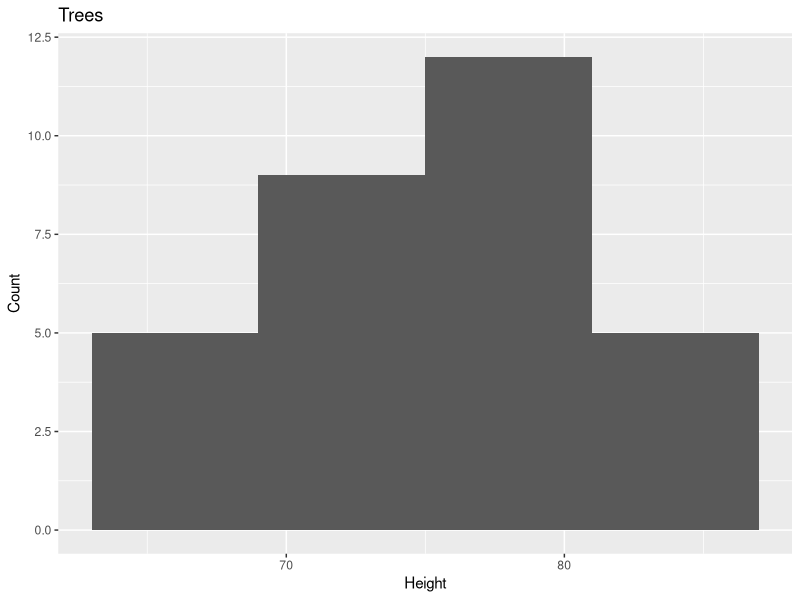

The R script that drew this image:
## ---- chunk 1
head(trees)
## ---- chunk 2
ggplot2::qplot(trees$Height, geom="histogram", bins=5) +
  ggplot2::ggtitle("Trees") +
  ggplot2::xlab("Height") +
  ggplot2::ylab("Count")
## ---- chunk 3
df = trees[order(trees$Height), # Reorder rows by Height
           c('Girth', 'Volume', 'Height')] # Reorder columns as described
## ---- chunk 4
head(df)
## ---- chunk 5
total_height = sum(df$Height)
df$Height_Cum = cumsum(df$Height)
df$Height_Prop = df$Height_Cum / total_height
head(df)
## ---- chunk 6
v = c(1, 2, 'three')
typeof(v)
print(v)
## ---- chunk 7
ll = list(c(1, 2), c(3, 4)) # Exactly what you asked for - a list of two vectors.
str(ll)
## ---- chunk 8
v = c('a' = 1, 'b' = 2)
## ---- chunk 9
dim(c(1,2,3))
## ---- chunk 10
M = 1:9 * 2
dim(M) = c(3, 3)

M = array(1:9 * 2, c(3, 3)) # Use the built-in constructor for general arrays

M = matrix(1:9 * 2, ncol=3, nrow=3) # Built-in constructor for matrices
## ---- chunk 11
set.seed(42)
df = data.frame(Numbers = rweibull(4, 1.5),
                Counts = sample(1:100, 4, replace=TRUE),
                Characters = sample(letters, 4))
df
df[1] # Get first column
df[c(1, 2), 'Characters'] # Get 1st and 2nd row of Characters column
